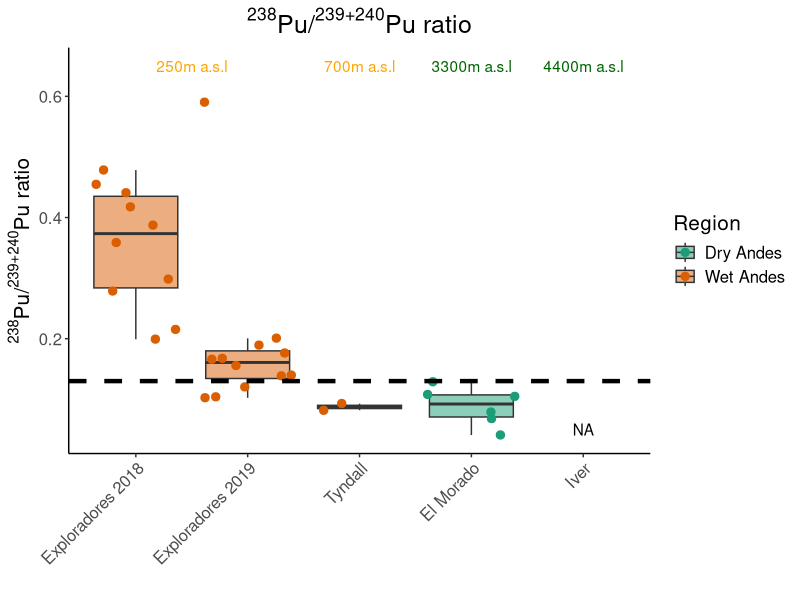
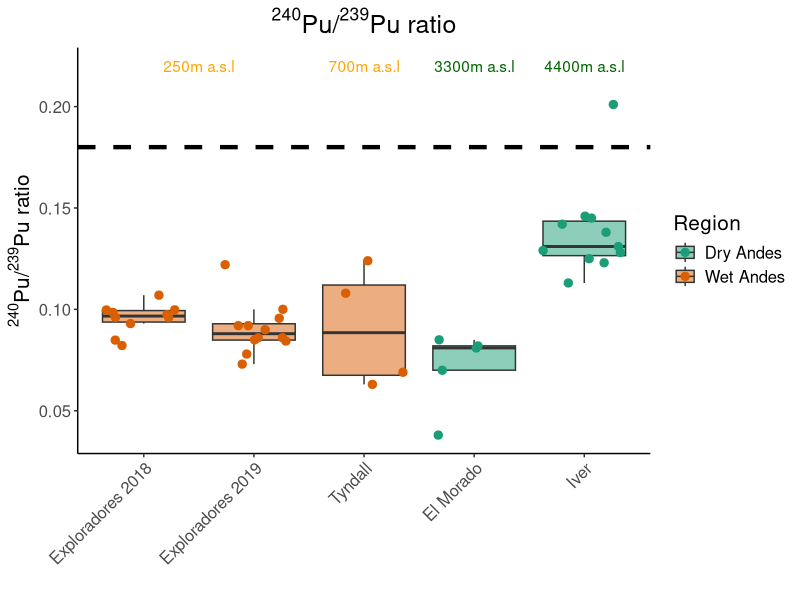
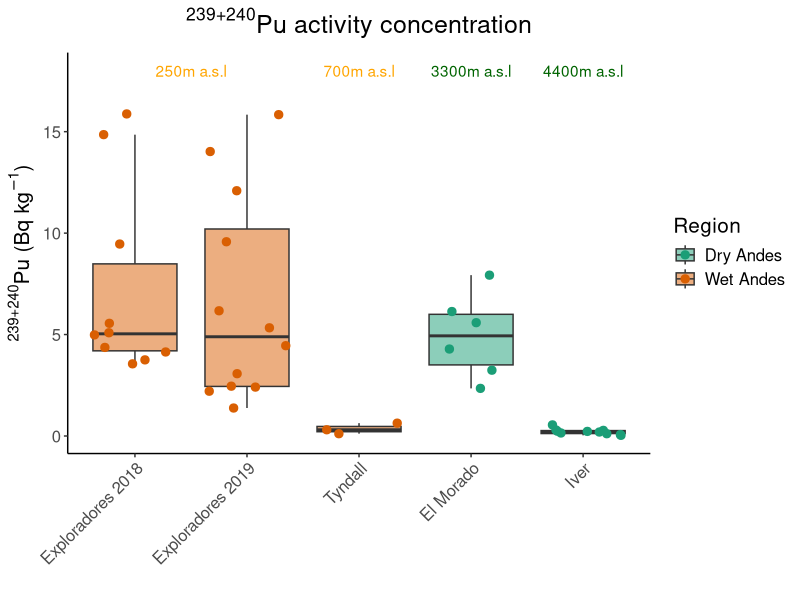
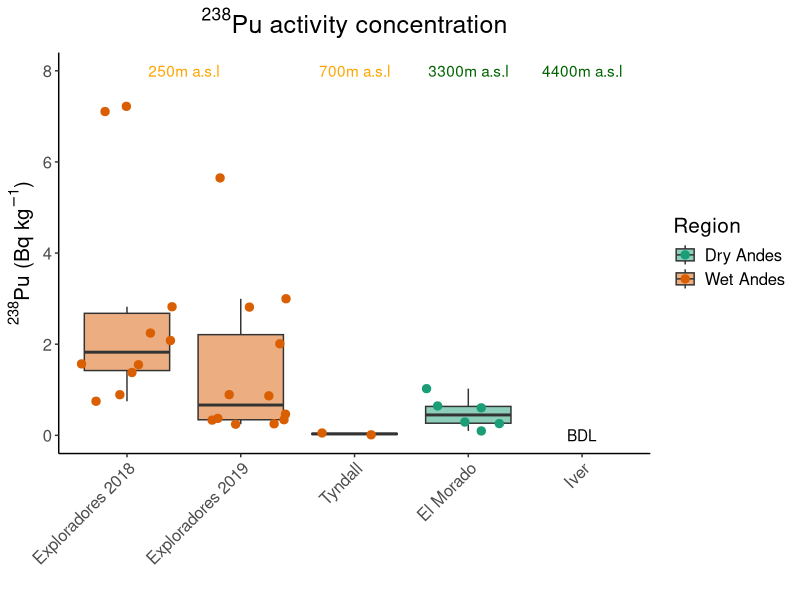
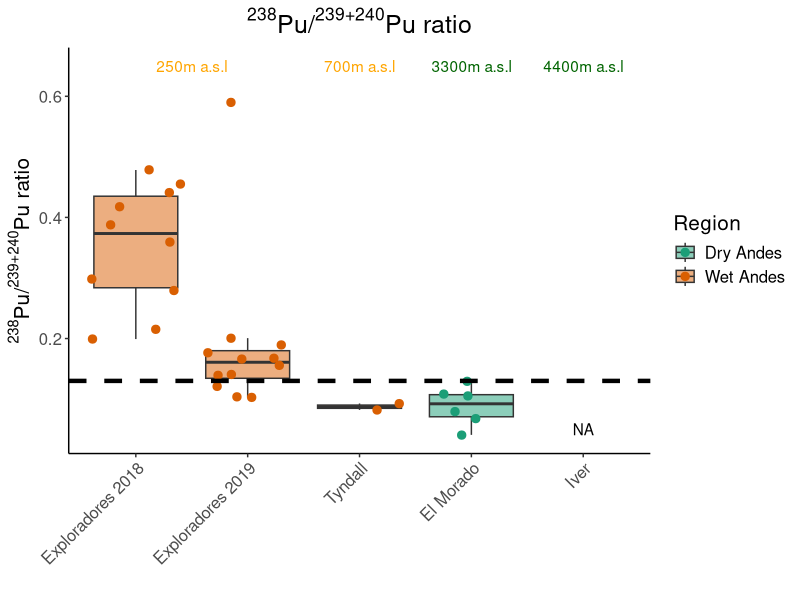
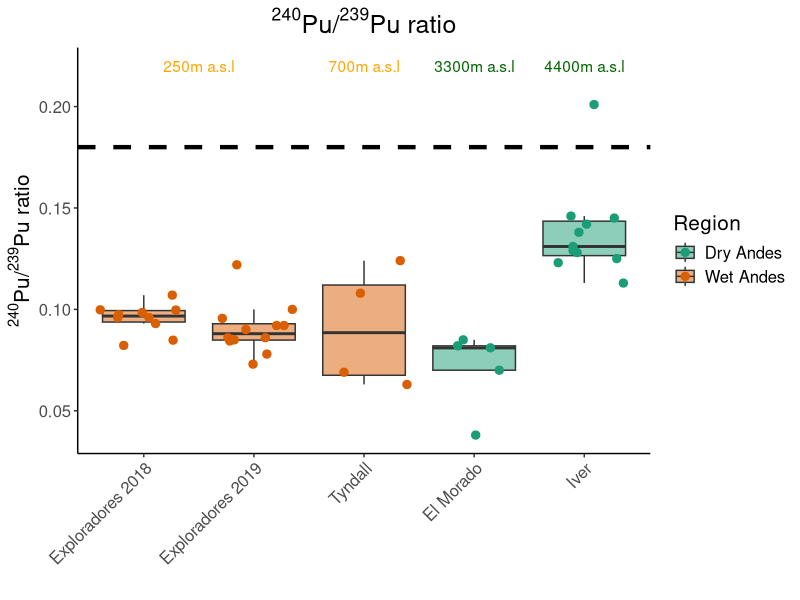
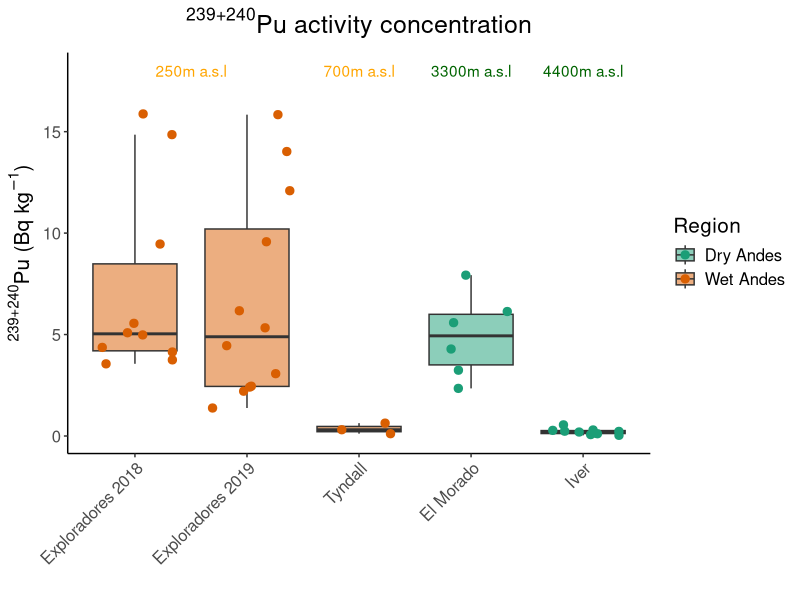
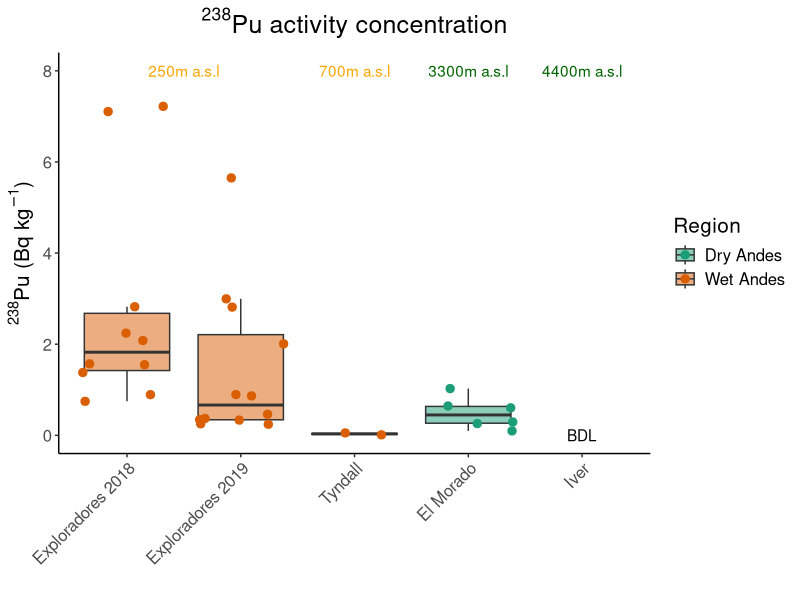

Here is the R script that generated these plots, in order:
### Global 
library(ggplot2)

### Data
df_sa <- readxl::read_xlsx("Input/Pu_global_JB.xlsx", sheet = 2)

df_sa$Glacier <- factor(df_sa$Glacier, c("Exploradores", "Tyndall", "El Morado", "Iver"))
df_sa$Glacier_year <- factor(df_sa$Glacier_year, c("Exploradores 2018", "Exploradores 2019", "Tyndall", "El Morado", "Iver"))

### Plots
## Ratio 238/239+240
SA1 <- ggplot(df_sa, aes(x = Glacier_year, y = Pu238to239_240, fill = Region)) 
SA1 + geom_boxplot(outlier.shape = NA, alpha = 0.5) + geom_jitter(aes(color = Region), size = 2.5) + scale_fill_brewer(palette = "Dark2") + 
  scale_color_brewer(palette = "Dark2") + 
  theme_classic() + geom_hline(yintercept = 0.13, size = 1.5, linetype = "dashed") +
  ylab(expression(paste(""^"238","Pu/",""^"239+240", "Pu ratio"))) + 
  annotate(geom = "text", x = 1.5, y = 0.65, label = "250m a.s.l", color = "orange") + 
  annotate(geom = "text", x = 3, y = 0.65, label = "700m a.s.l", color = "orange") + 
  annotate(geom = "text", x = 4, y = 0.65, label = "3300m a.s.l", color = "darkgreen") + 
  annotate(geom = "text", x = 5, y = 0.65, label = "4400m a.s.l", color = "darkgreen") + 
  annotate(geom = "text", x = 5, y = 0.05, label = "NA", color = "black") + 
  xlab("") + ggtitle(expression(paste(""^"238","Pu/",""^"239+240", "Pu ratio"))) + 
  theme(text = element_text(size = 15), axis.text.x = element_text(angle = 45, hjust = 1), 
        plot.title = element_text(hjust = 0.5, size = 18))
ggsave("Output/SA_238to239_240.png", width = 18, height = 12, units = "cm", dpi = 300)

## Ratio 240/239
SA2 <- ggplot(df_sa, aes(x = Glacier_year, y = Pu240to_239, fill = Region)) 
SA2 + geom_boxplot(outlier.shape = NA, alpha = 0.5) + geom_jitter(aes(color = Region), size = 2.5) + scale_fill_brewer(palette = "Dark2") + 
  scale_color_brewer(palette = "Dark2") + geom_hline(yintercept = 0.18, size = 1.5, linetype = "dashed") +
  theme_classic() + 
  ylab(expression(paste(""^"240","Pu/",""^"239", "Pu ratio"))) + 
  annotate(geom = "text", x = 1.5, y = 0.22, label = "250m a.s.l", color = "orange") + 
  annotate(geom = "text", x = 3, y = 0.22, label = "700m a.s.l", color = "orange") + 
  annotate(geom = "text", x = 4, y = 0.22, label = "3300m a.s.l", color = "darkgreen") + 
  annotate(geom = "text", x = 5, y = 0.22, label = "4400m a.s.l", color = "darkgreen") + xlab("") +
  ggtitle(expression(paste(""^"240","Pu/",""^"239", "Pu ratio"))) + 
  theme(text = element_text(size = 15), axis.text.x = element_text(angle = 45, hjust = 1), 
        plot.title = element_text(hjust = 0.5, size = 18))
ggsave("Output/SA_240to239.png", width = 18, height = 12, units = "cm", dpi = 300)

## Activity 239+240 
SA3 <- ggplot(df_sa, aes(x = Glacier_year, y = Pu239_240, fill = Region)) 
SA3 + geom_boxplot(outlier.shape = NA, alpha = 0.5) + geom_jitter(aes(color = Region), size = 2.5) + scale_fill_brewer(palette = "Dark2") + 
  scale_color_brewer(palette = "Dark2") + 
  theme_classic() + 
  ylab(expression(paste(""^"239+240", "Pu (Bq kg" ^-1,")"))) + 
  annotate(geom = "text", x = 1.5, y = 18, label = "250m a.s.l", color = "orange") + 
  annotate(geom = "text", x = 3, y = 18, label = "700m a.s.l", color = "orange") + 
  annotate(geom = "text", x = 4, y = 18, label = "3300m a.s.l", color = "darkgreen") + 
  annotate(geom = "text", x = 5, y = 18, label = "4400m a.s.l", color = "darkgreen") + xlab("") +
  ggtitle(expression(paste(""^"239+240", "Pu activity concentration"))) + 
  theme(text = element_text(size = 15), axis.text.x = element_text(angle = 45, hjust = 1), 
        plot.title = element_text(hjust = 0.5, size = 18))
ggsave("Output/SA_activity239_240.png", width = 18, height = 12, units = "cm", dpi = 300)

## Activity 238 
SA4 <- ggplot(df_sa, aes(x = Glacier_year, y = Pu238, fill = Region)) 
SA4 + geom_boxplot(outlier.shape = NA, alpha = 0.5) + geom_jitter(aes(color = Region), size = 2.5) + 
  scale_fill_brewer(palette = "Dark2") + 
  scale_color_brewer(palette = "Dark2") + 
  theme_classic() + 
  ylab(expression(paste(""^"238", "Pu (Bq kg" ^-1,")"))) + 
  annotate(geom = "text", x = 1.5, y = 8, label = "250m a.s.l", color = "orange") + 
  annotate(geom = "text", x = 3, y = 8, label = "700m a.s.l", color = "orange") + 
  annotate(geom = "text", x = 4, y = 8, label = "3300m a.s.l", color = "darkgreen") + 
  annotate(geom = "text", x = 5, y = 8, label = "4400m a.s.l", color = "darkgreen") +
  annotate(geom = "text", x = 5, y = 0, label = "BDL", color = "black") + xlab("") +
  ggtitle(expression(paste(""^"238", "Pu activity concentration"))) + 
  theme(text = element_text(size = 15), axis.text.x = element_text(angle = 45, hjust = 1), 
        plot.title = element_text(hjust = 0.5, size = 18))
ggsave("Output/SA_activity238.png", width = 18, height = 12, units = "cm", dpi = 300)